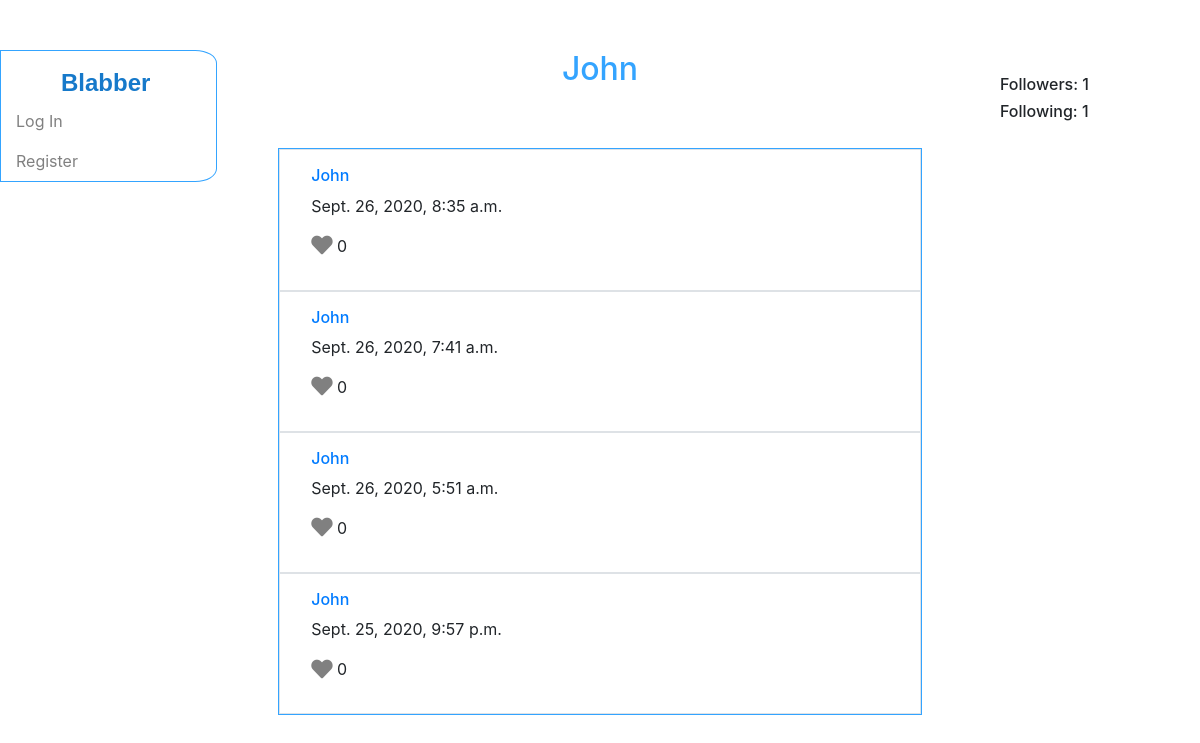
The page /profile/2 on the database its author committed.
### network/models.py (models this page shows, shortened)
class User(AbstractUser):
    pass

class Following(models.Model):
    user = models.ForeignKey(User, on_delete = models.CASCADE, related_name="follower")
    following = models.ManyToManyField(User, blank=True, related_name="following")
    followers = models.ManyToManyField(User, blank=True, related_name="followers")

class Post(models.Model):
    user = models.ForeignKey(User, on_delete = models.CASCADE, related_name="post_user")
    text = models.TextField()
    time = models.DateTimeField(auto_now_add=True)
    likes = models.ForeignKey(Like, null=True, blank=True, on_delete = models.CASCADE, related_name="post_likes")
    comments = models.ManyToManyField(Comment, blank=True, related_name="post_comments")

class Like(models.Model):
    users = models.ManyToManyField(User, related_name="like_users")
    num = models.PositiveIntegerField(default=0)

### network/views.py (the view, shortened to what this page needs)
# urls.py: path("profile/<int:user_id>", views.profile, name="profile"),
def profile(request, user_id):
    try:
        pu = User.objects.get(id=user_id)
    except User.DoesNotExist:
        raise Http404("User does not exist")
    try:
        pf = Following.objects.get(user=pu)
    except Following.DoesNotExist:
        npf = Following(user=pu)
        npf.save()
    pf = Following.objects.get(user=pu)
    all_posts = Post.objects.filter(user=pu).order_by('-time')
    page = request.GET.get('page', 1)
    paginator = Paginator(all_posts, 10)
    try:
        posts = paginator.page(page)
    except PageNotAnInteger:
        posts = paginator.page(1)
    except EmptyPage:
        posts = paginator.page(paginator.num_pages)
    return render(request, "network/profile.html", {'pu': pu, 'pf': pf, 'posts': posts})

### network/templates/network/profile.html (shortened to what this page needs)
{% extends "network/layout.html" %}
{% load static %}
{% block body %}
    <h2>{{ pu.username }}</h2>
    <div id="follow" class="follow-bar">
        <h6>Followers: {{ pf.followers.count }}</h6>
        <h6>Following: {{ pf.following.count }}</h6>
    </div>
    <div id="update-follow" class="follow-bar" style="margin-top: 50px;">
    </div>
    <div id="posts">
        {% for post in posts %}
            <div class='row border mx-auto p-3' id="post">
                <div class="col-sm-12">
                    <h6><a href="{% url 'profile' post.user.id %}">{{ post.user }}</a></h6>
                    <p class="pt" id="{{ post.id }}>{{ post.text }}</p>
                    <p id="time">{{ post.time }}</p>
                    <p>
                        {% if user.is_authenticated %}
                            {% if request.user in post.likes.users.all %}
                                <a href="">
                                    <i class="fas fa-heart fa-lg" name="heart" id="{{ post.id }}" style="color:red;"></i>
                                </a>
                            {% else %}
                                <a href="">
                                    <i class="fas fa-heart fa-lg" name="heart" id="{{ post.id }}" style="color:gray;"></i>
                                </a>
                            {% endif %}
                        {% else %}
                            <i class="fas fa-heart fa-lg" id="{{ post.id }}" style="color:gray;"></i>
                        {% endif %}
                        <span class="num-like" id="{{ post.id }}">{{ post.likes.num }}</span>
                    </p>
                </div>
            </div>
        {% endfor %}
    </div>
    <div class='row justify-content-center mx-auto p-3' id='pages'>
    </div>
{% endblock %}

### network/templates/network/layout.html (shortened to what this page needs)
{% load static %}
<!DOCTYPE html>
<html lang="en">
    <head>
        <link rel="stylesheet" href="https://stackpath.bootstrapcdn.com/bootstrap/4.4.1/css/bootstrap.min.css">
        <link href="{% static 'network/styles.css' %}" rel="stylesheet">
        <link rel="stylesheet" href="https://use.fontawesome.com/releases/v5.14.0/css/solid.css">
        <link rel="stylesheet" href="https://use.fontawesome.com/releases/v5.14.0/css/fontawesome.css">
    </head>
    <body>
        <div class="bd-sidebar border-bottom-0" id="sidebar-wrapper ">
            <nav class ="position-fixed"id="navbar_items">
            <a id="website_title"href="#">Blabber</a>
              <ul class="navbar-nav mr-auto">
                {% if user.is_authenticated %}
                    <li id="username_link" class="nav-item">
                        <a class="nav-link" href="#"><strong>{{ user.username }}</strong></a>
                    </li>
                     <li class="nav-item" id="all_posts_block">
                  <a class="nav-link" id="all_posts_link"href="{% url 'index' %}">All Posts</a>
                </li>
                    <li class="nav-item" id="following_block">
                        <a class="nav-link" id="following_link" href="{% url 'following' %}">Following</a>
                    </li>
                    <li class="nav-item" id="logout_link">
                        <a class="nav-link" href="{% url 'logout' %}">Log Out</a>
                    </li>
                {% else %}
                    <li class="nav-item">
                        <a class="nav-link" href="{% url 'login' %}">Log In</a>
                    </li>
                    <li class="nav-item">
                        <a class="nav-link" href="{% url 'register' %}">Register</a>
                    </li>
                {% endif %}
              </ul>
            </nav>
          </div>
        <div class="container-fluid">
            {% block body %}
            {% endblock %}
        </div>
    </body>
</html>

### network/static/network/styles.css (style rules this page uses)
#website_title { color: rgb(22, 121, 202); text-align: right; margin-left: 60px; font-weight: bold; font-family: Impact, Haettenschweiler, 'Arial Narrow Bold', sans-serif; font-size: x-large; }
#navbar_items { background-color: white; border-top-right-radius: 10%; border-bottom-right-radius: 10%; padding-top: 14px; border:1px solid rgb(52, 164, 255); margin-left: 0; }
.nav-link { color:grey; width: 200px; padding-left: 10px; margin-left:10px; }
li { padding-left: 5px; }
h2 { color: rgb(52, 164, 255); margin-top: 50px; margin-bottom: 60px; text-align: center; }
#posts { background-color: white; max-width: 55%; margin-left: auto; margin-right: auto; border: 1px solid rgb(52, 164, 255); }
.follow-bar { width: 200px; position: fixed; z-index: 1; top: 0; right: 0; overflow-x: hidden; padding-top: 6.25%; }

### rows shown on the page
User: username "John"
Following: followers.count "1", following.count "1"
Post: user "John", time "Sept. 26, 2020, 8:35 a.m.", likes.num "0"
Post: user "John", time "Sept. 26, 2020, 7:41 a.m.", likes.num "0"
Post: user "John", time "Sept. 26, 2020, 5:51 a.m.", likes.num "0"
Post: user "John", time "Sept. 25, 2020, 9:57 p.m.", likes.num "0"
